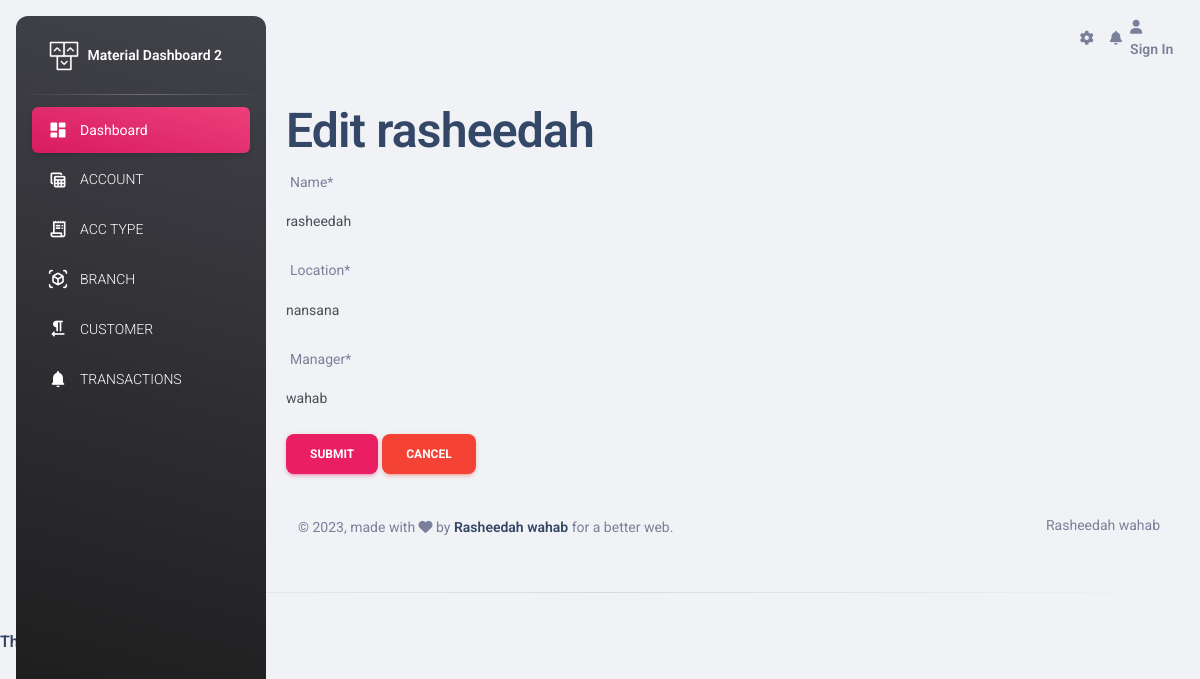
Page /edit_branch/2/ (signed in) on the committed database.
### tropical/models.py (models this page shows)
class Branch(models.Model):
    name = models.CharField(max_length = 30)
    location = models.CharField(max_length = 30)
    manager = models.CharField(max_length = 30)

### tropical/views.py (the view)
# urls.py: path('edit_branch/<int:branch_id>/', edit_branch_view,name='edit_branch'),
@login_required
def edit_branch_view(request,branch_id):
    message=''
    branch = Branch.objects.get(id=branch_id)
    if request.method == "POST":
        branch_form = BranchForm(request.POST,instance=branch)
        if branch_form.is_valid():
            branch_form.save()
            message.success(request,"changes saved successfully")
            return redirect(add_account_view)
        else:
            message = "form has invalid data"
    else:
        branch_form = BranchForm(instance = branch)
    context={
    'form': branch_form,
    'branch':branch,
    'message':message
    }
    return render(request,'edit_branch.html',context)

### tropical/forms.py
class BranchForm(ModelForm):
    class Meta:
        model = Branch
        fields = '__all__'

### tropical/templates/edit_branch.html (shortened to what this page needs)
{% extends './base.html' %}
{% load crispy_forms_tags %}
{% block content %}
<body>
    <h1>Edit {{branch.name}}</h1>
    <div class="container">
        <form method="POST">
            {{form|crispy}}
            <input type = "submit" class = "btn btn-primary">
            <input type = "button" value="cancel" class = "btn btn-danger">
        </form>
    </div>
{% endblock content %}

### rows in the picture
Branch: name "rasheedah", location "nansana", manager "wahab"
